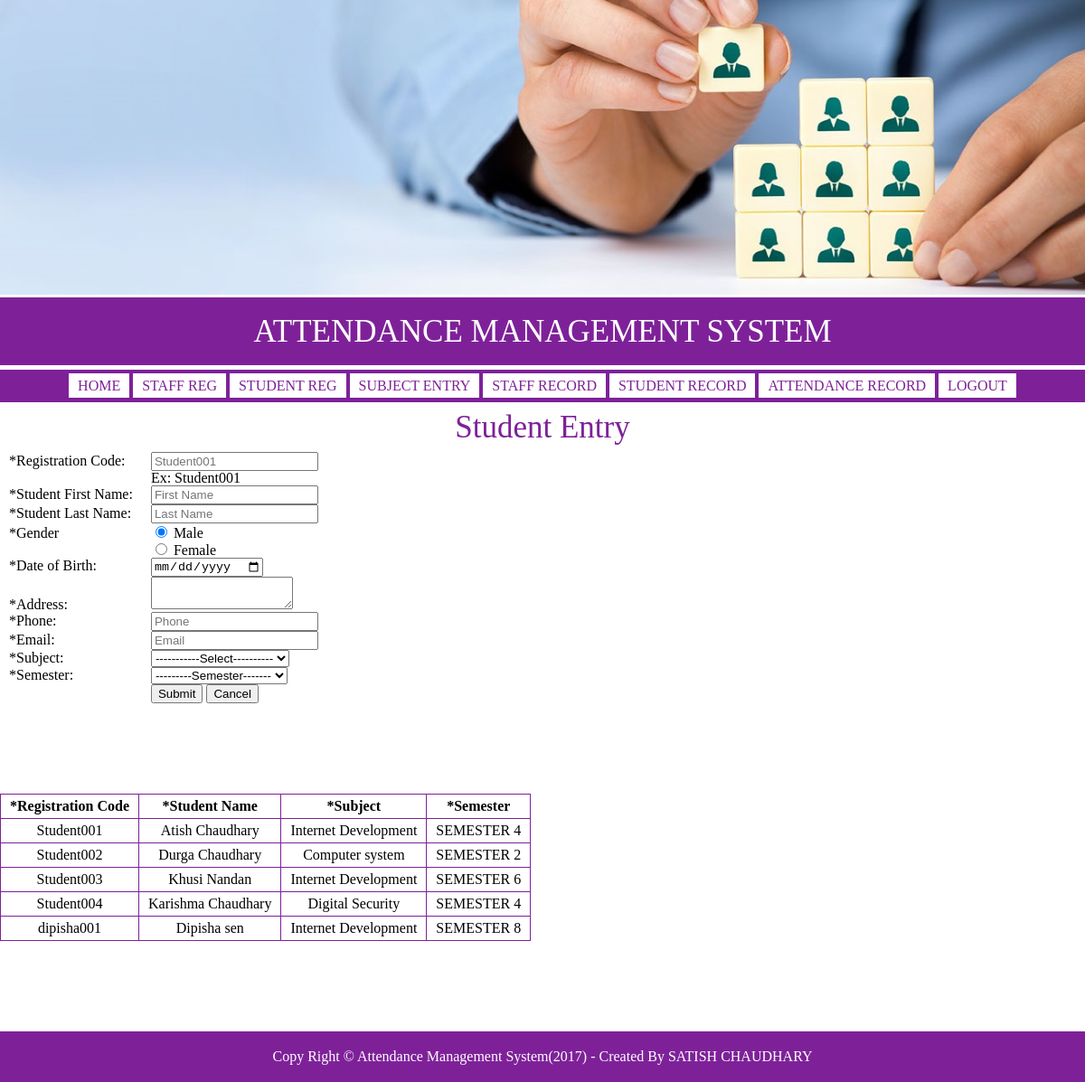
/studentRegistration.php, run on the app's committed database.
### tables this page shows
CREATE TABLE `student_tbl` (
  `student_id` int(11) NOT NULL,
  `subject_id` int(11) NOT NULL,
  `registration_code` varchar(255) NOT NULL,
  `fname` varchar(255) NOT NULL,
  `lname` varchar(255) NOT NULL,
  `gender` varchar(255) NOT NULL,
  `dob` date NOT NULL,
  `address` text NOT NULL,
  `phone` int(11) NOT NULL,
  `email` varchar(255) NOT NULL,
  `semester` varchar(255) NOT NULL
);

CREATE TABLE `subject_tbl` (
  `subject_id` int(11) NOT NULL,
  `d_id` int(11) NOT NULL,
  `sem_id` int(11) NOT NULL,
  `subject_name` varchar(255) NOT NULL
);

### classes/class.user.php (called while the page is built, shortened)
<?php
class USER{
	private $conn;
	public function __construct()
    {
        $database = new Database();
        $db = $database->dbConn();
        $this->conn = $db;
    }
	public function runQuery($sql){
		$stmt = $this->conn->prepare($sql);
		return $stmt;
	}
}
?>

### studentRegistration.php (the view, shortened to what this page needs)
<?php
include_once 'include/adminheader.php';
?>
	<section class="body">
		<div class="form-container">
			<h1>student entry</h1>
			<?php
            require_once 'classes/class.user.php';
            $user=new USER;
			?>
			<table align="center">
				<form method="post" action="">
					<tr>
						<td>*Registration Code:</td>
						<td>
							<input type="text" name="code" placeholder="Student001">
							<p>Ex: Student001</p>
						</td>
					</tr>
					<tr>
						<td>*Student First Name:</td>
						<td><input type="text" name="fname" placeholder="First Name" /></td>
					</tr>
					<tr>
						<td>*Student Last Name:</td>
						<td><input type="text" name="lname" placeholder="Last Name" /></td>
					</tr>
					<tr>
						<td>*Gender</td>
						<td>
							<input type="radio" name="gender" value="Male" checked> Male<br>
							<input type="radio" name="gender" value="Female"> Female<br>
						</td>
					</tr>
					<tr>
						<td>*Date of Birth:</td>
						<td><input type="date" name="dob"></td>
					</tr>
					<tr>
						<td>*Address:</td>
						<td><textarea name="address" cols="17"></textarea></td>
					</tr>
					<tr>
						<td>*Phone:</td>
						<td><input type="number" name="phone" placeholder="Phone"></td>
					</tr>
					<tr>
						<td>*Email:</td>
						<td><input type="email" name="email" placeholder="Email"></td>
					</tr>
					<tr>
						<td>*Subject:</td>
						<td>
							<select name="subject" id="subject_id">
								<option value="">-----------Select----------</option>
							</select>
						</td>
					</tr>
					<tr>
						<td>*Semester:</td>
						<td>
							<select name="semester">
								<option>---------Semester-------</option>
							</select>
						</td>
					</tr>
					<tr>
						<td></td>
						<td><input type="submit" name="submit" value="Submit" />
						<input type="reset" name="reset" value="Cancel" /></td>
					</tr>
				</form>
			</table>
		</div>
		<div class="container">
				<table align="center">
					<tr style="font-weight: bold;">
						<td>*Registration Code</td>
						<td>*Student Name</td>
						<td>*Subject</td>
						<td>*Semester</td>
					</tr>
					<?php
						function displayData($result)
			            {
			                while ($row = $result->fetch(PDO::FETCH_ASSOC)) {
			                    print "<tr >";
			                        print "<td>".$row["registration_code"] . "</td>";
			                        print "<td>".$row["fname"] ." ".$row["lname"]. "</td>";
			                        print "<td>".$row["subject_name"] . "</td>";
			                        print "<td>".$row["semester"] . "</td>";
			                    print "</tr>";
			                }
			            }
			            try{
			                $result=$user->runQuery("SELECT student_tbl.registration_code, student_tbl.fname, student_tbl.lname, student_tbl.semester, subject_tbl.subject_name FROM student_tbl, subject_tbl WHERE student_tbl.subject_id = subject_tbl.subject_id");
			                $result->execute();
			                displayData($result);
			            }catch(PDOException $ex){
			                echo $ex->getMessage();
			            }
		            ?>
				</table>
		</div>
	</section>
<?php
include_once 'include/footer.php';
?>

### css/style.css (style rules this page uses)
.container { padding:100px 0px; }
.container h1, .contact-container h1, .form-container h1 { padding:10px 0; font-size: 35px; color: #7e2199; text-transform: capitalize; text-align: center; }
.container table tr td { border: 1px solid #7e2199; padding: 5px 10px; text-align: center; }
.form-container table tr { margin: 5px 0px; }
.form-container table tr td { padding: 0 10px; }

### data on the page
student_tbl: registration_code "Student001", fname "Atish", lname "Chaudhary", subject.subject_name "Internet Development", semester "SEMESTER 4"
student_tbl: registration_code "Student002", fname "Durga", lname "Chaudhary", subject.subject_name "Computer system", semester "SEMESTER 2"
student_tbl: registration_code "Student003", fname "Khusi", lname "Nandan", subject.subject_name "Internet Development", semester "SEMESTER 6"
student_tbl: registration_code "Student004", fname "Karishma", lname "Chaudhary", subject.subject_name "Digital Security", semester "SEMESTER 4"
student_tbl: registration_code "dipisha001", fname "Dipisha", lname "sen", subject.subject_name "Internet Development", semester "SEMESTER 8"
